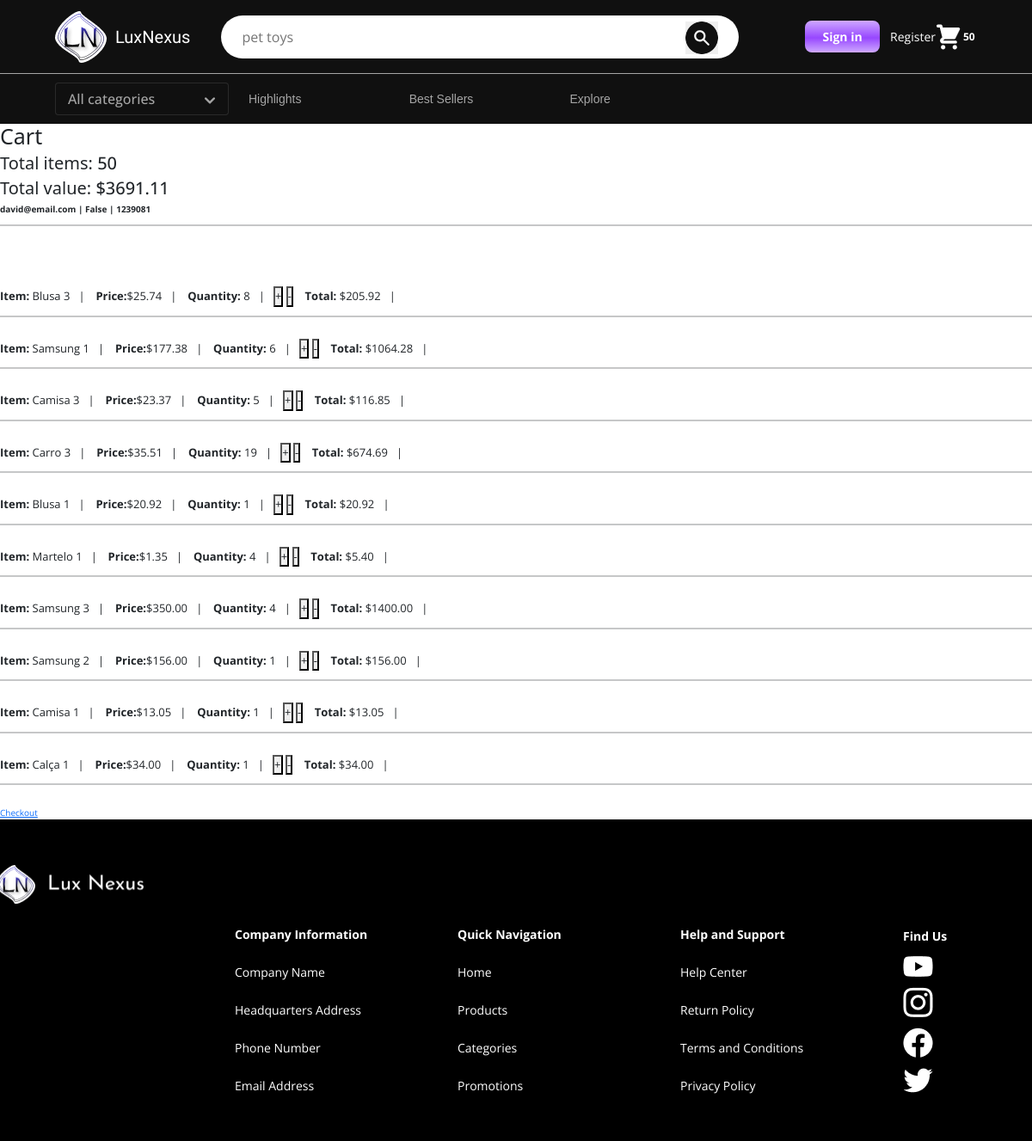
The app's page /cart/ (signed in), older data.
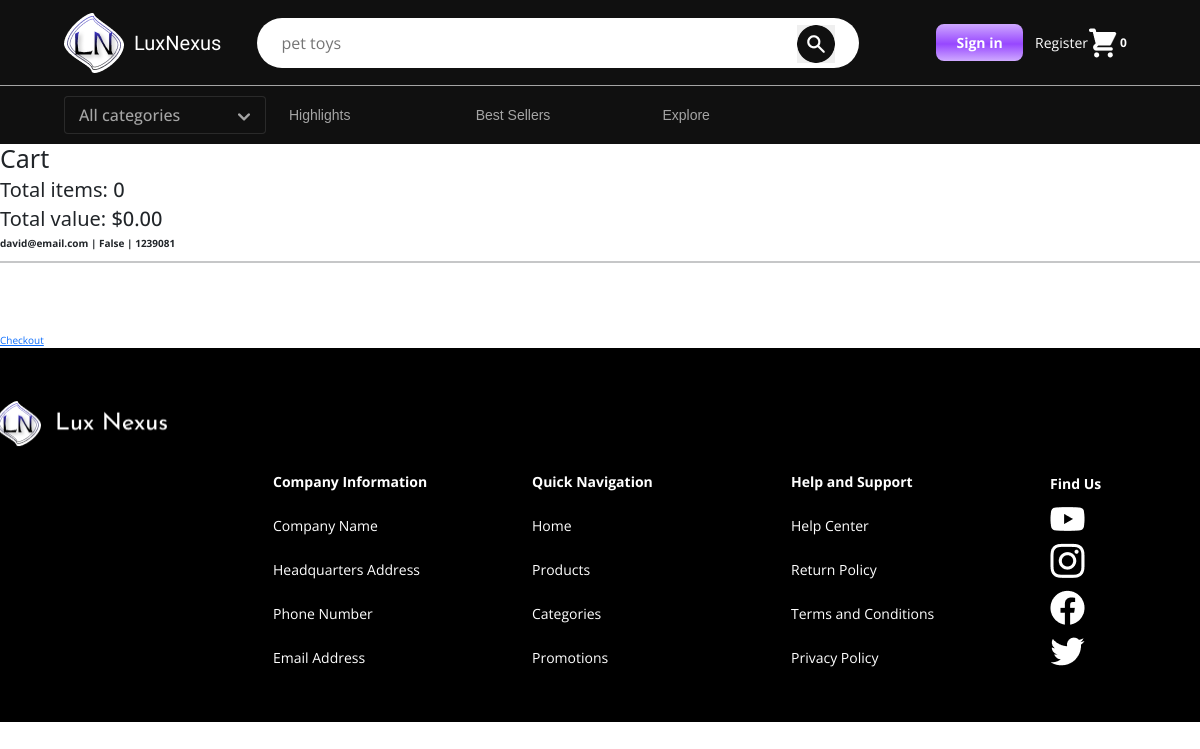
The same page, newer data.
### store/models.py (models this page shows, shortened)
class Order(models.Model):
    user = models.ForeignKey(User, on_delete=models.SET_NULL, null=True)
    date_ordered = models.DateTimeField(auto_now_add=True)
    complete = models.BooleanField(default=False)
    transaction_id = models.CharField(max_length=255)
    @property
    def get_cart_total(self):
        order_items = self.orderitem_set.all()
        total = sum([item.get_total_value for item in order_items])
        return total
    @property
    def get_cart_quantity(self):
        order_items = self.orderitem_set.all()
        total = sum(item.quantity for item in order_items)
        return total

class OrderItem(models.Model):
    product = models.ForeignKey(Product, on_delete=models.SET_NULL, null=True)
    order = models.ForeignKey(Order, on_delete=models.SET_NULL, null=True)
    quantity = models.IntegerField(default=0)
    date_added = models.DateTimeField(auto_now_add=True)
    @property
    def get_total_value(self):
        if self.product.discount:
            total = round(self.product.discount_price, 2) * self.quantity
        else:
            total = self.product.price * self.quantity
        return total

class Product(models.Model):
    name = models.CharField(max_length=255)
    seller = models.CharField(max_length=255, null=True, blank=True)
    about = models.TextField(null=True, blank=True)
    description = models.TextField()
    price = models.DecimalField(max_digits=8, decimal_places=2)
    image = models.ImageField(default='placeholder_product.jpg', null=True, blank=True)
    digital = models.BooleanField(default=False)
    date_created = models.DateTimeField(auto_now_add=True)
    date_modified = models.DateTimeField(auto_now=True)
    discount = models.BooleanField(default=False, null=True, blank=True)
    discount_percent = models.IntegerField(default=0, validators=[MinValueValidator(0), MaxValueValidator(100)])
    category = models.ForeignKey(Category, on_delete=models.SET_NULL, null=True)
    class Meta:
        ordering = ['-date_modified']
    @property
    def discount_price(self):
        if self.discount:
            amount = self.price * self.discount_percent / 100
            total = self.price - amount
            return total

class User(AbstractUser):
    name = models.CharField(max_length=255, null=True)
    email = models.EmailField(unique=True)
    username = None
    USERNAME_FIELD = 'email'
    REQUIRED_FIELDS = []
    objects = CustomUserManager()
    def __str__(self):
        return self.email

### store/views.py (the view)
# urls.py: path('cart/', include('cart.urls')),
@login_required(login_url='login')
def cart(request):
    order, created = Order.objects.get_or_create(user=request.user, complete=False)
    items = order.orderitem_set.all()
    context = {'order': order, 'items': items}
    return render(request, 'cart.html', context)

### store/context_processors.py (called while the page is built)
def order(request):
    try:
        order, created = Order.objects.get_or_create(user=request.user, complete=False)
        return {'order': order}
    except:
        return {'order': None}

def categories(request):
    categories = Category.objects.all()
    return {'categories': categories}

### templates/cart.html (shortened to what this page needs)
{% extends 'base.html' %}
{% block content %}
  <h1>Cart</h1>
  <h2>Total items: <span id="total-cart-quantity">{{ order.get_cart_quantity }}</span></h2>
  <h2>Total value: <span id="cart-total">${{ order.get_cart_total|floatformat:2 }}</span></h2>
  <p><strong>{{ order.user }} | {{ order.complete }} | {{ order.transaction_id }}</strong></p>
  <hr>
  <div>
    <div>
      <br>
      <br>
      <br>
      <br>
      {% for item in items %}
        <div class="inline" id="{{ item.product.id }}">
          <p><strong>Item:</strong> {{ item.product.name }}&nbsp;&nbsp; | &nbsp;&nbsp;</p>
          {% if item.product.discount %}
            <p><strong>Price:</strong>${{ item.product.discount_price|floatformat:2 }}&nbsp;&nbsp; | &nbsp;&nbsp;</p>
          {% else %}
            <p><strong>Price:</strong>${{ item.product.price }}&nbsp;&nbsp; | &nbsp;&nbsp;</p>
          {% endif %}
          <p><strong>Quantity:</strong> <span id="order-items-count">{{ item.quantity }}</span>&nbsp;&nbsp; | &nbsp;&nbsp;<button
              data-product="{{ item.product.id }}" data-action="add" class="update-cart">+
          </button>
            <button data-product="{{ item.product.id }}" data-action="remove" class="update-cart">-</button> &nbsp;&nbsp;
          </p>
          <p><strong>Total:</strong> <span id="order-items-total">${{ item.get_total_value }}</span>&nbsp;&nbsp; |
            &nbsp;&nbsp;</p>
          <br>
          <hr>
          <br>
        </div>
      {% endfor %}
    </div>
    <a href="{% url 'checkout' %}">Checkout</a>
  </div>
{% endblock content %}

### templates/base.html (shortened to what this page needs)
{% load static %}
<!DOCTYPE html>
<html lang="en">
<head>
  <link rel="stylesheet" href="{% static 'css/main.css' %}">
  <link rel="stylesheet" href="{% static 'css/category.css' %}">
  <link rel="stylesheet" href="{% static 'css/product.css' %}">
  <link rel="stylesheet" href="{% static 'css/bootstrap.css' %}">
  <link rel="stylesheet" href="{% static 'css/authentication.css' %}">
  <link rel="stylesheet" href="{% static 'css/cart.css' %}">
  <link rel="stylesheet" href="https://stackpath.bootstrapcdn.com/bootstrap/5.1.3/css/bootstrap.min.css"
>
  <link href="//netdna.bootstrapcdn.com/bootstrap/3.0.0/css/bootstrap.min.css" rel="stylesheet">
  <link href="https://cdn.jsdelivr.net/npm/bootstrap@5.3.3/dist/css/bootstrap.min.css" rel="stylesheet"
>
</head>
<body>
  <header>
    <nav id="navigation">
      <div class="nav-top">
        <a class="logo-container" href="{% url 'home' %}#"><img class="logo" src="{% static 'images/assets/logo.png' %}"
            alt="logo"><span>LuxNexus</span></a>
        <form method="GET" action="{% url 'home' %}" id="search-container">
          <input type="text" name="q" id="search-bar" placeholder="pet toys">
          <button id="search-button" type="submit"><img src="{% static 'images/assets/search1.png' %}"
              alt="search"></button>
        </form>
        {% if user.is_authenticated %}
        <div class="empty-cart-buttons navbar-buttons-container">
          <a href="{% url 'login' %}" class="sign-in hovering-button navbar-signin"><span>Sign in</span></a>
          <a href="{% url 'register' %}" class="navbar-register">Register</a>
        </div>
        <a href="{% url 'cart' %}" id="cart-icon"><img src="{% static 'images/assets/shopping-cart.png' %}"
            alt="shopping-cart"><span id="cart-quantity">{{ order.get_cart_quantity }}</span></a>
        {% endif %}
      </div>
      <div class="nav-bottom">
        <div class="nav-links">
          <div class="dropdown">
            <button class="categories-dropdown all-categories-button" type="button" id="dropdownMenuButton1"
              data-bs-toggle="dropdown" aria-expanded="false">
              All categories <img src="{% static 'images/assets/chevron-down-navbar-categories.png' %}"
                alt="chevron-down">
            </button>
          </div>
          <a class="bottom navbar-highlights" href="{% url 'home' %}#highlights-title">Highlights</a>
          <a class="bottom navbar-bestsellers" href="{% url 'home' %}#bestsellers">Best Sellers</a>
          <a class="bottom navbar-explore" href="{% url 'home' %}#explore-title">Explore</a>
        </div>
      </div>
    </nav>
  </header>
  {% block content %}
  {% endblock content %}
  <footer id="footer">
    <div class="footer-links">
      <img class="footer-logo" src="{% static 'images/assets/logo-footer.png' %}" alt="logo-footer">
      <div class="footer-col">
        <span class="footer-col-title">Company Information</span>
        <span class="footer-col-item">Company Name</span>
        <span class="footer-col-item">Headquarters Address</span>
        <span class="footer-col-item">Phone Number</span>
        <span class="footer-col-item">Email Address</span>
      </div>
      <div class="footer-col">
        <span class="footer-col-title">Quick Navigation</span>
        <span class="footer-col-item">Home</span>
        <span class="footer-col-item">Products</span>
        <span class="footer-col-item">Categories</span>
        <span class="footer-col-item">Promotions</span>
      </div>
      <div class="footer-col">
        <span class="footer-col-title">Help and Support</span>
        <span class="footer-col-item">Help Center</span>
        <span class="footer-col-item">Return Policy</span>
        <span class="footer-col-item">Terms and Conditions</span>
        <span class="footer-col-item">Privacy Policy</span>
      </div>
      <div class="footer-col-images">
        <span class="footer-col-title">Find Us</span>
        <span class="footer-col-item"><img src="{% static 'images/assets/icon-youtube.png' %}" alt="icon-youtube"
            class="footer-col-item-icon"></span>
        <span class="footer-col-item"><img src="{% static 'images/assets/icon-instagram.png' %}" alt="icon-instagram"
            class="footer-col-item-icon"></span>
        <span class="footer-col-item"><img src="{% static 'images/assets/icon-facebook.png' %}" alt="icon-facebook"
            class="footer-col-item-icon"></span>
        <span class="footer-col-item"><img src="{% static 'images/assets/icon-twitter.png' %}" alt="icon-twitter"
            class="footer-col-item-icon"></span>
      </div>
    </div>
  </footer>
</body>
</html>

### static/css/main.css (style rules this page uses)
* { margin: 0; padding: 0; box-sizing: border-box; font-family: 'Open Sans', sans-serif; }
:root { --color1: rgba(16, 16, 16, 1); --color2: rgba(255, 255, 255, 1); --color3: rgba(165, 165, 165, 1); --color4: rgba(63, 55, 201, 1); --color5: rgba(61, 61, 61, 1); }
.nav-top, .nav-bottom { background-color: var(--color1); padding: 0 64px 0 64px; display: flex; flex-direction: row; align-items: center; justify-content: space-between; }
.nav-top { position: fixed; left: 0; right: 0; z-index: 999999999; }
.logo-container { text-decoration: none; display: flex; align-items: center; }
.logo-container span { font-family: "Overlock SC", sans-serif; font-size: 20px; text-decoration: none; color: white; margin-left: 10px; }
.logo { width: 60px; }
#search-bar { height: 50px; width: 602px; font-size: 16px; margin: 17px 22px; padding: 0 24px 0 24px; border-radius: 35px; border: none; }
#search-button { position: relative; right: 87px; bottom: 2px; border: none; }
.navbar-buttons-container { display: flex; align-items: center; margin-bottom: 24px; }
.navbar-register { margin-left: 12px; font-size: 14px; color: white; text-decoration: none; }
#nav-currency, #nav-your-account, #cart-icon { font-size: 16px; width: 65px; font-weight: 700; display: flex; flex-direction: row; align-items: center; justify-content: flex-start; text-decoration: none; color: white; font-family: Verdana, Geneva, Tahoma, sans-serif; }
#cart-icon { width: 34px; display: flex; justify-content: center; }
#cart-icon span { position: relative; padding-left: 16px; margin-right: 16px; text-indent: -16px; color: white; font-size: 12px; font-weight: 700; }
.nav-bottom { position: relative; top: 85px; z-index: 999; }
.categories-dropdown { background-color: var(--color1); color: var(--color3); border: none; font-size: 16px; }
.all-categories-button { border: 1px solid rgba(61, 61, 61, 0.6); border-radius: 4px; padding: 6px 14px; }
.all-categories-button>img { margin-left: 54px; }
.nav-links { font-size: 14px; font-weight: 500; font-family: 'Open Sans', sans-serif; display: flex; justify-content: flex-start; flex-direction: row; align-items: center; }
.nav-links a.bottom { color: var(--color3); font-family: Verdana, Geneva, Tahoma, sans-serif; text-decoration: none; width: 141.75px; padding: 18.5px 0; }
.navbar-highlights { margin-left: 23px; }
#footer { height: 373.9px; background-color: black; color: var(--color2); display: flex; flex-direction: column; align-items: center; }
.footer-links { display: flex; flex-direction: row; justify-content: space-between; align-items: center; align-self: center; width: 1210px; height: 195px; }
.footer-col, .footer-col-images { font-size: 14px; width: 155px; display: flex; flex-direction: column; justify-content: center; align-items: flex-start; row-gap: 23px; position: relative; top: 124px; }
.footer-col-images { height: 130px; row-gap: 12px; }
.footer-col-title { font-weight: 700; font-family: 'Open Sans', sans-serif; }
.footer-logo { width: 174px; height: 46px; position: relative; bottom: 22px; }

### static/css/authentication.css (style rules this page uses)
header::after { display: block; content: ''; height: 84px; }

### static/css/cart.css (style rules this page uses)
.empty-cart-buttons { display: flex; align-items: center; margin-top: 24px; }
.empty-cart-buttons .sign-in, .register a { border-radius: 8px; padding: 8px; border: none; text-decoration: none; color: white; }
.empty-cart-buttons .sign-in { background-image: linear-gradient(180deg, #FFFFFF 0%, #CEA8FF 0.01%, #9747FF 54%, #CEA8FF 99.5%), linear-gradient(90deg, rgba(0, 0, 0, 0.2) 0%, rgba(0, 0, 0, 0.062) 71%, rgba(0, 0, 0, 0) 100%); width: 87px; text-align: center; font-size: 14px; font-weight: 700; position: relative; }
.hovering-button::before { content: ''; position: absolute; top: 0; right: 0; width: 100%; height: 100%; border-radius: 8px; background-image: linear-gradient(180deg, #A09AFF 0%, #7D75FD 25%, #5F56FC 46.5%, #7D76FD 71.5%, #A09AFF 100%), linear-gradient(90deg, rgba(0, 0, 0, 0.2) 0%, rgba(0, 0, 0, 0.062) 71%, rgba(0, 0, 0, 0) 100%); opacity: 0; transition: opacity 0.25s; }
.hovering-button>span { position: relative; }
.full>.right-full>.info-container>.top, .bottom { margin: 0 22.5px; }

Row changes from the older to the newer data that the page shows:
removed OrderItem: product.name "Blusa 3", product.discount_price "25.74", quantity "8", get_total_value "205.92"
removed OrderItem: product.name "Samsung 1", product.discount_price "177.38", quantity "6", get_total_value "1064.28"
removed OrderItem: product.name "Camisa 3", product.discount_price "23.37", quantity "5", get_total_value "116.85"
removed OrderItem: product.name "Carro 3", product.discount_price "35.51", quantity "19", get_total_value "674.69"
removed OrderItem: product.name "Blusa 1", product.discount_price "20.92", quantity "1", get_total_value "20.92"
removed OrderItem: product.name "Martelo 1", product.discount_price "1.35", quantity "4", get_total_value "5.40"
removed OrderItem: product.name "Samsung 3", product.discount_price "350.00", quantity "4", get_total_value "1400.00"
removed OrderItem: product.name "Samsung 2", product.discount_price "156.00", quantity "1", get_total_value "156.00"
removed OrderItem: product.name "Camisa 1", product.discount_price "13.05", quantity "1", get_total_value "13.05"
removed OrderItem: product.name "Calça 1", product.discount_price "34.00", quantity "1", get_total_value "34.00"
computed for Order "False": get_cart_quantity "50" → "0"; get_cart_total "3691.11" → "0.00"
